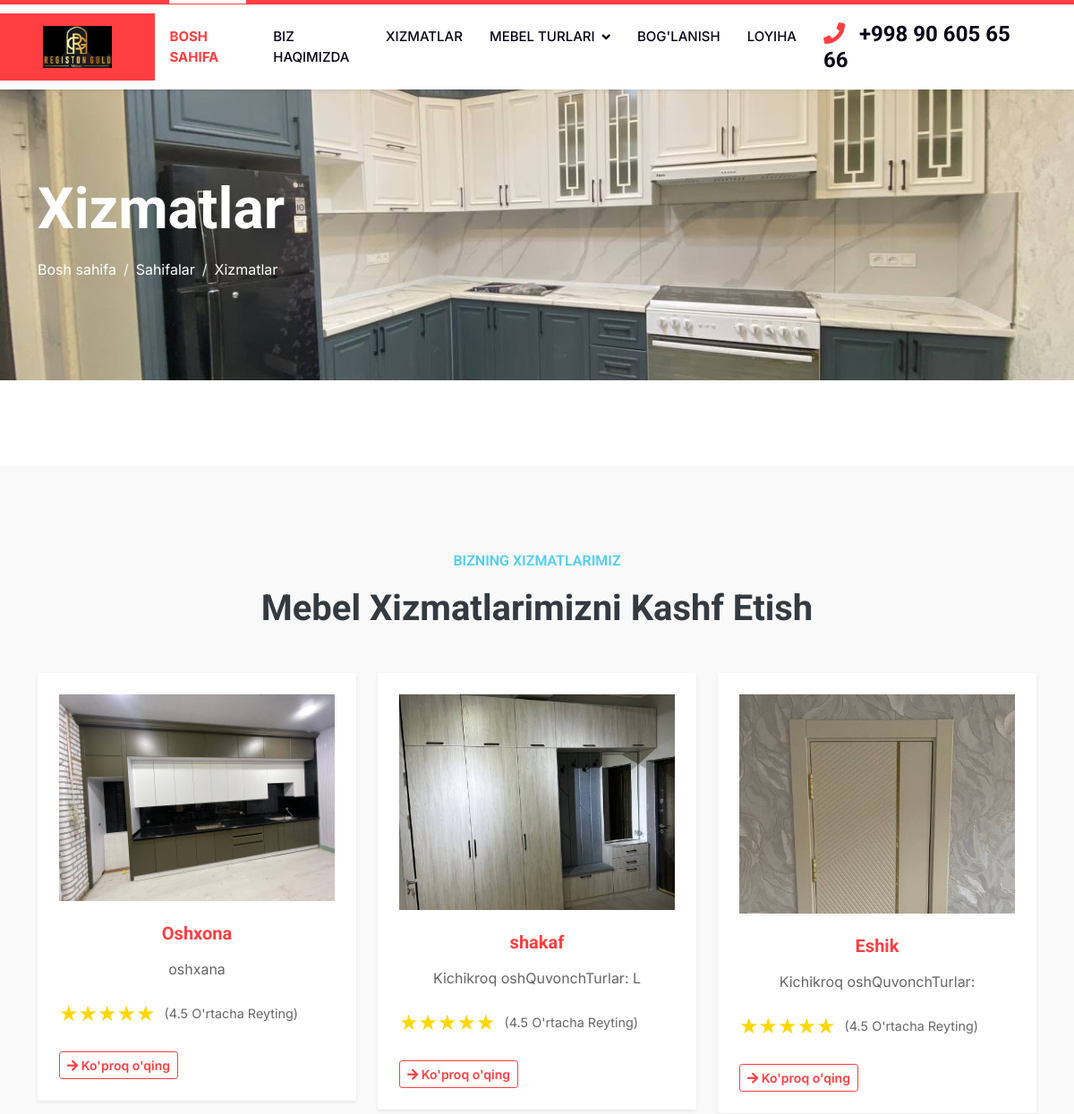
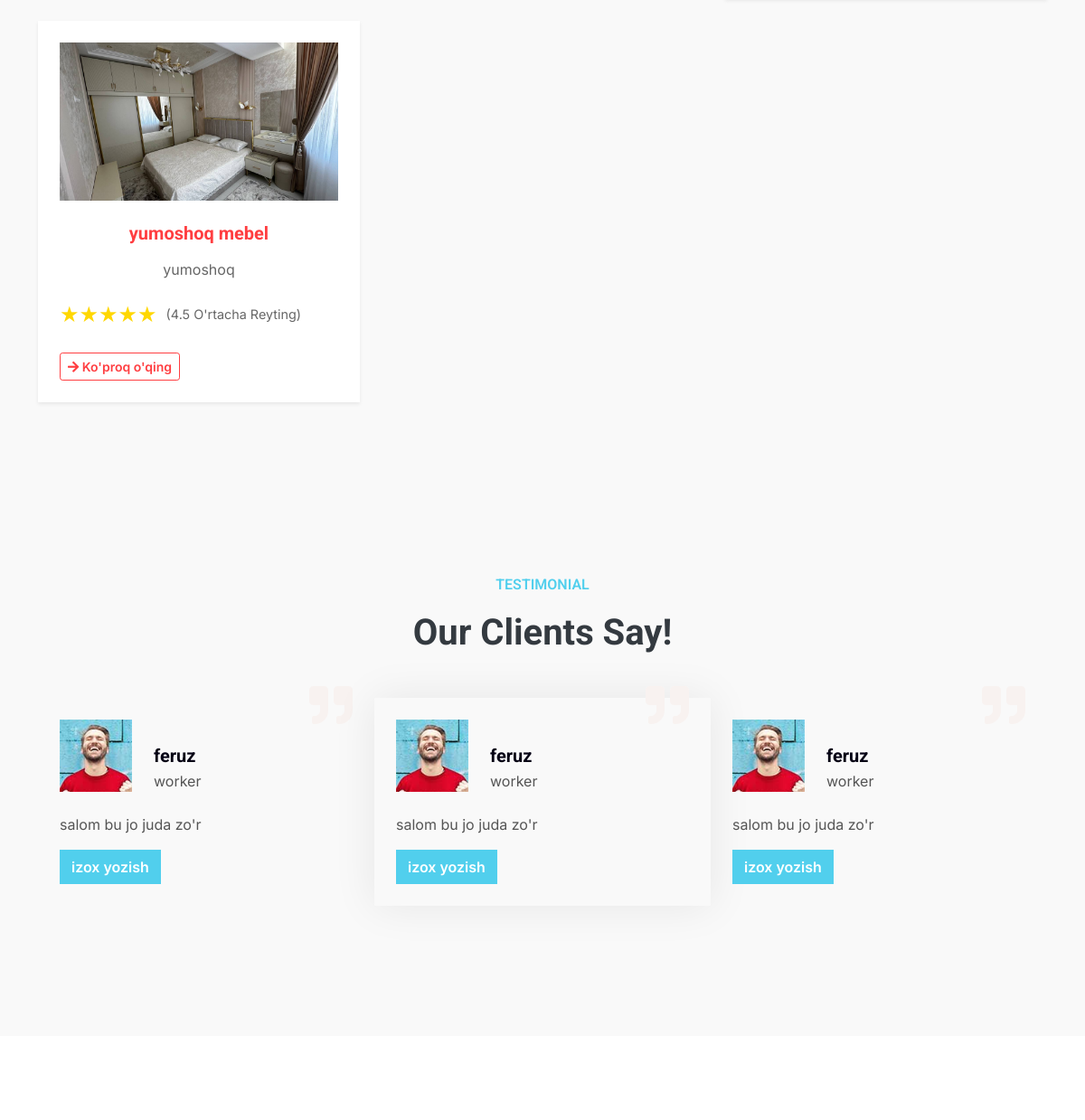
The app's page /service/ (upper part), older data (2 pictures, top to bottom).
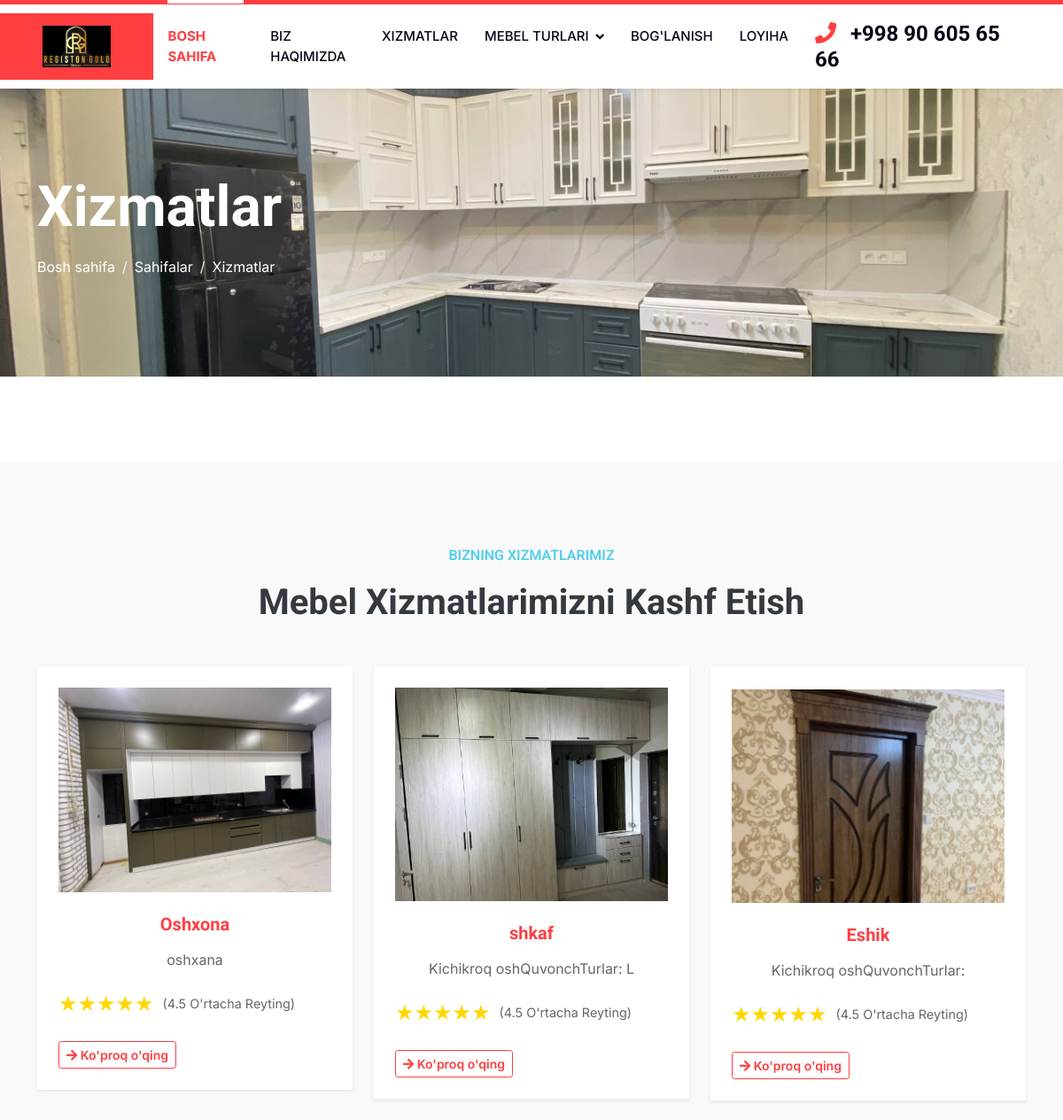
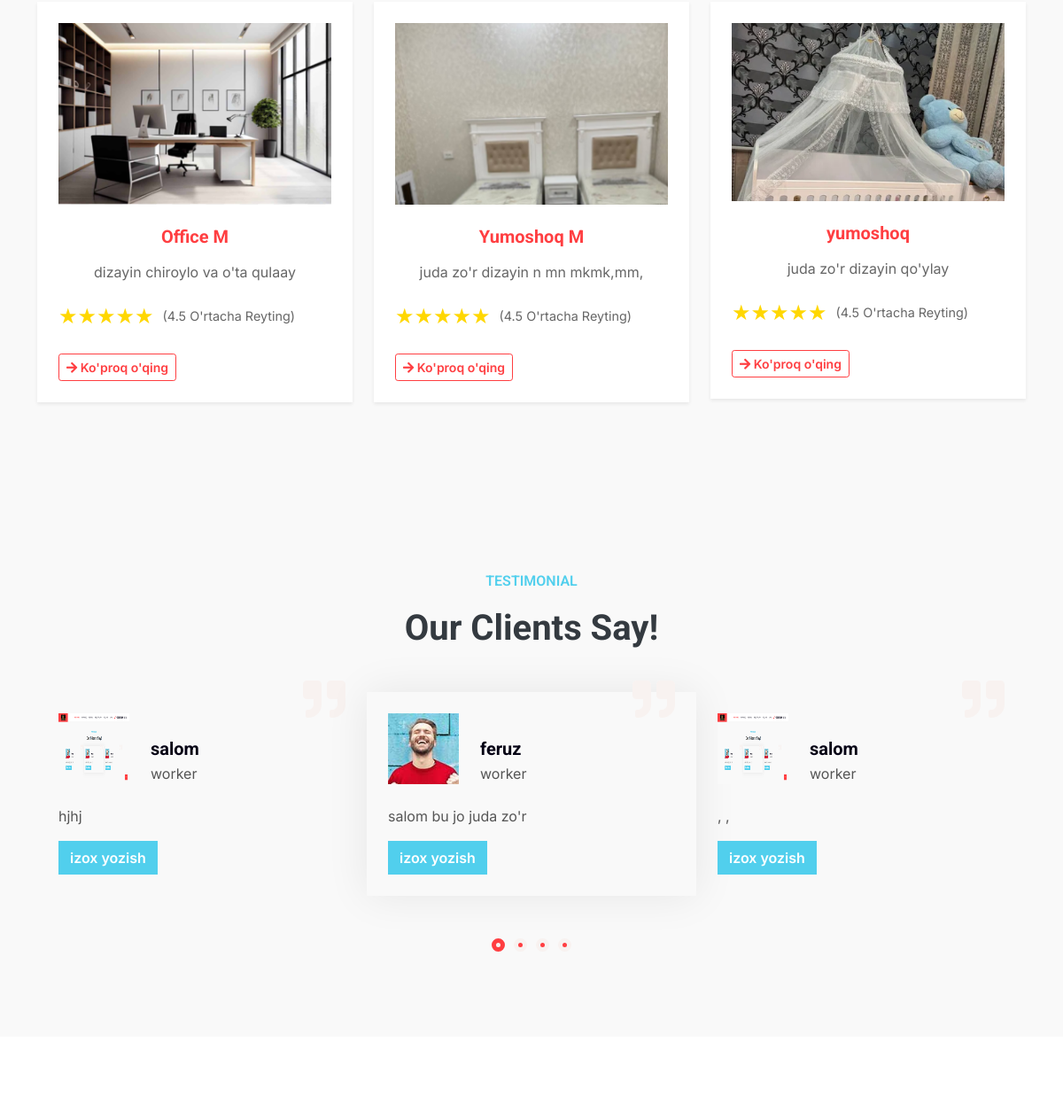
The same page, newer data (2 pictures, top to bottom).
### mebel/models.py (models this page shows, shortened)
class ServiceModel(models.Model):
    title = models.CharField(max_length=100, verbose_name='Nomi')
    description = models.TextField(verbose_name='Ma\'lumot')
    image = models.ImageField(upload_to='services/', verbose_name='Rasmi')
    category = models.ForeignKey(CategoryModel, on_delete=models.CASCADE, related_name='services', verbose_name='Kategoriya')
    class Meta:
        db_table = 'Service'
        managed = True
        verbose_name = 'Servis'
        verbose_name_plural = 'Servislar'

class Testimonial(models.Model):
    client_name = models.CharField(max_length=100, verbose_name='Mijoz ismi')
    profession = models.CharField(max_length=100, verbose_name='Kasbi')
    image = models.ImageField(upload_to='testimonials/', verbose_name='Rasmi')  # MEDIA settings kerak
    feedback = models.TextField(verbose_name='Fikr-mulohaza')
    class Meta:
        db_table = 'izoxlar'
        managed = True
        verbose_name = 'Izoh'
        verbose_name_plural = 'Izohlar'

### mebel/views.py (the view)
# urls.py: path('service/', ServiceView.as_view(), name='service_page'),
class ServiceView(View):
    def get(self, request):
        services_page = ServiceModel.objects.all()
        testimonials = Testimonial.objects.all()
        category_page = CategoryModel.objects.all()
        context = {
            'services_page': services_page,
            'testimonials': testimonials,
            'category_page': category_page,
        }
        return render(request, 'service.html', context=context)

### templates/service.html (shortened to what this page needs)
{% extends 'base.html' %}
{% load static %}
{% block content %}
<div class="container-fluid page-header py-5"
     style="margin-bottom: 6rem;
            background-image: url({% static 'img/carousel-2.png' %});
            background-size: cover;
            background-position: center;">
    <div class="container py-5">
        <h1 class="display-3 text-white mb-3 animated slideInDown">Xizmatlar</h1>
        <nav aria-label="breadcrumb animated slideInDown">
            <ol class="breadcrumb">
                <li class="breadcrumb-item"><a class="text-white" href="#">Bosh sahifa</a></li>
                <li class="breadcrumb-item"><a class="text-white" href="#">Sahifalar</a></li>
                <li class="breadcrumb-item text-white active" aria-current="page">Xizmatlar</li>
            </ol>
        </nav>
    </div>
</div>
<div class="container-xxl py-5">
    <div class="container py-5">
        <div class="text-center">
            <h6 class="text-secondary text-uppercase">Bizning Xizmatlarimiz</h6>
            <h1 class="mb-5">Mebel Xizmatlarimizni Kashf Etish</h1>
        </div>
        <div class="row g-4">
            {% for service in services_page %}
            <div class="col-md-6 col-lg-4">
                <div class="service-item p-4 shadow-sm rounded">
                    <div class="overflow-hidden mb-4">
                        <img
                            class="img-fluid rounded"
                            src="{{ service.image.url }}"
                            alt="{{ service.title }}"
                            style="cursor: pointer;"
                            onclick="openImageModal('{{ service.image.url }}')">
                    </div>
                    <h4 class="mb-3 text-primary">{{ service.title }}</h4>
                    <p>{{ service.description }}</p>
                    <div class="rating mb-3">
                        <span class="star" data-value="5">&#9733;</span>
                        <span class="star" data-value="4">&#9733;</span>
                        <span class="star" data-value="3">&#9733;</span>
                        <span class="star" data-value="2">&#9733;</span>
                        <span class="star" data-value="1">&#9733;</span>
                        <span class="rating-text">(4.5 O'rtacha Reyting)</span>
                    </div>
                    <a class="btn btn-outline-primary btn-sm mt-2" href=""><i class="fa fa-arrow-right"></i> Ko'proq o'qing</a>
                </div>
            </div>
            {% endfor %}
        </div>
    </div>
</div>
<div class="container-xxl py-5 wow fadeInUp" data-wow-delay="0.1s">
    <div class="container py-5">
        <div class="text-center">
            <h6 class="text-secondary text-uppercase">Testimonial</h6>
            <h1 class="mb-0">Our Clients Say!</h1>
        </div>
        <div class="owl-carousel testimonial-carousel wow fadeInUp" data-wow-delay="0.1s">
            {% for testimonial in testimonials %}
            <div class="testimonial-item p-4 my-5">
                <i class="fa fa-quote-right fa-3x text-light position-absolute top-0 end-0 mt-n3 me-4"></i>
                <div class="d-flex align-items-end mb-4">
                    <img class="img-fluid flex-shrink-0" src="{{ testimonial.image.url }}" style="width: 80px; height: 80px;">
                    <div class="ms-4">
                        <h5 class="mb-1">{{ testimonial.client_name }}</h5>
                        <p class="m-0">{{ testimonial.profession }}</p>
                    </div>
                </div>
                <p class="mb-0">{{ testimonial.feedback }}</p>
                <a href="{% url 'category_detail' %}" class="btn btn-secondary mt-3">izox yozish</a>       </div>
            {% endfor %}
        </div>
    </div>
</div>
    {% endblock content %}

### templates/base.html (shortened to what this page needs)
{% load static %}
<!DOCTYPE html>
<html lang="en">
<head>
    <link href="https://cdnjs.cloudflare.com/ajax/libs/font-awesome/5.10.0/css/all.min.css" rel="stylesheet">
    <link href="https://cdn.jsdelivr.net/npm/bootstrap-icons@1.4.1/font/bootstrap-icons.css" rel="stylesheet">
    <link href="{% static 'lib/animate/animate.min.css' %}" rel="stylesheet">
    <link href="{% static 'lib/owlcarousel/assets/owl.carousel.min.css' %}" rel="stylesheet">
    <link href="{% static 'css/bootstrap.min.css' %}" rel="stylesheet">
    <link href="{% static 'css/style.css' %}" rel="stylesheet">
</head>
<body>
<nav class="navbar navbar-expand-lg bg-white navbar-light shadow-sm border-top border-5 border-primary sticky-top p-0">
    <a href="index.html" class="navbar-brand bg-primary d-flex align-items-center px-4 px-lg-5">
        <img src="{% static 'img/logo.jpg' %}" alt="Mebel Logo" class="img-fluid" style="max-height: 50px;">
    </a>
    <div class="collapse navbar-collapse" id="navbarCollapse">
        <div class="navbar-nav ms-auto p-4 p-lg-0">
            <a href="{% url 'home_page' %}" class="nav-item nav-link active text-primary fw-bold">Bosh Sahifa</a>
            <a href="{% url 'about_page' %}" class="nav-item nav-link">Biz Haqimizda</a>
            <a href="{% url 'service_page' %}" class="nav-item nav-link">Xizmatlar</a>
            <div class="nav-item dropdown">
                <a href="#" class="nav-link dropdown-toggle" data-bs-toggle="dropdown">Mebel Turlari</a>
            </div>
            <a href="{% url "contact_page" %}" class="nav-item nav-link">Bog'lanish</a>
            <a href="" class="nav-item nav-link">loyiha</a>
        </div>
        <h4 class="m-0 pe-lg-5 d-none d-lg-block">
            <i class="fa fa-phone text-primary me-3"></i>+998 90 605 65 66
        </h4>
    </div>
</nav>
{% block content %}
{% endblock content %}
</body>
</html>

### static/css/style.css (style rules this page uses)
:root { --primary: #FF3E41; --secondary: #51CFED; --light: #F8F2F0; --dark: #060315; }
.btn { font-weight: 600; transition: .5s; }
.btn.btn-primary, .btn.btn-secondary { color: #FFFFFF; }
.navbar .dropdown-toggle::after { border: none; content: "\f107"; font-family: "Font Awesome 5 Free"; font-weight: 900; vertical-align: middle; margin-left: 8px; }
.navbar-light .navbar-nav .nav-link { position: relative; margin-right: 30px; padding: 25px 0; color: #FFFFFF; font-size: 15px; text-transform: uppercase; outline: none; }
.navbar-light .navbar-nav .nav-link:hover, .navbar-light .navbar-nav .nav-link.active { color: var(--primary); }
.navbar-light .navbar-brand, .navbar-light a.btn { height: 75px; }
.navbar-light .navbar-nav .nav-link { color: var(--dark); font-weight: 500; }
.navbar-light.sticky-top { top: -100px; transition: .5s; }
@media (min-width: 992px) { .navbar-light .navbar-nav .nav-link::before { position: absolute; content: ""; width: 0; height: 5px; top: -6px; left: 50%; background: #FFFFFF; transition: .5s; } }
@media (min-width: 992px) { .navbar-light .navbar-nav .nav-link:hover::before, .navbar-light .navbar-nav .nav-link.active::before { width: 100%; left: 0; } }
.page-header { background: linear-gradient(rgba(6, 3, 21, .5), rgba(6, 3, 21, .5)), url(../img/carousel-1.jpg) center center no-repeat; background-size: cover; }
.breadcrumb-item + .breadcrumb-item::before { color: var(--light); }
.service-item, .price-item, .team-item { box-shadow: 0 0 45px rgba(0, 0, 0, .07); }
.service-item img, .team-item img { transition: .5s; }
.testimonial-carousel .owl-item .testimonial-item { position: relative; transition: .5s; }
.testimonial-carousel .owl-item.center .testimonial-item { box-shadow: 0 0 45px rgba(0, 0, 0, .08); animation: pulse 1s ease-out .5s; }

### templates/service.html (style rules this page uses)
.container-xxl { background-color: #f9f9f9; }
.service-item { background-color: #fff; border-radius: 10px; box-shadow: 0 4px 12px rgba(0, 0, 0, 0.1); transition: transform 0.3s ease, box-shadow 0.3s ease; }
.service-item img { width: 100%; height: auto; border-radius: 8px; transition: transform 0.3s ease; }
.service-item h4 { font-size: 1.25rem; font-weight: bold; color: #333; margin-top: 15px; text-align: center; }
.service-item p { font-size: 1rem; color: #666; margin-bottom: 20px; text-align: center; }
.text-center h6 { font-size: 1rem; color: #6c757d; font-weight: 600; text-transform: uppercase; }
.text-center h1 { font-size: 2.5rem; font-weight: bold; color: #343a40; margin-top: 20px; margin-bottom: 30px; }
.rating { display: flex; align-items: center; }
.rating .star { font-size: 1.5rem; color: #FFD700; cursor: pointer; transition: color 0.3s ease; }
.rating-text { font-size: 0.9rem; margin-left: 10px; color: #666666; }

Row changes from the older to the newer data that the page shows:
removed ServiceModel: image (picture), title "yumoshoq mebel", description "yumoshoq"
changed ServiceModel "Kichikroq oshQuvonchTurlar: L": title "shakaf" → "shkaf"
changed ServiceModel "Eshik": image: a different picture
added ServiceModel: image (picture), title "Office M", description "dizayin chiroylo va o'ta qulaay"
added ServiceModel: image (picture), title "Yumoshoq M", description "juda zo'r dizayin n mn mkmk,mm,"
added ServiceModel: image (picture), title "yumoshoq", description "juda zo'r dizayin qo'ylay"
added Testimonial: image (picture), client_name "salom", profession "worker", feedback ", ,"
added Testimonial: image (picture), client_name "salom", profession "worker", feedback "hjhj"
